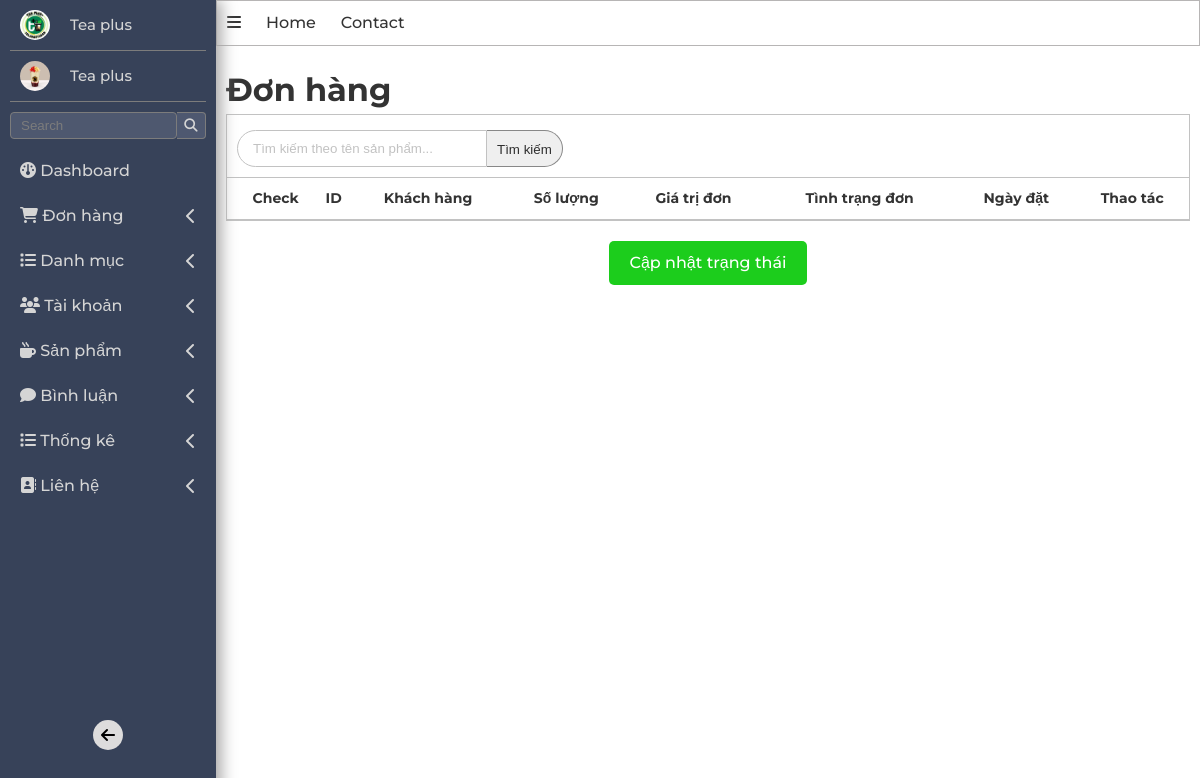
Before: /admin/index.php?act=listbill with the older database file.
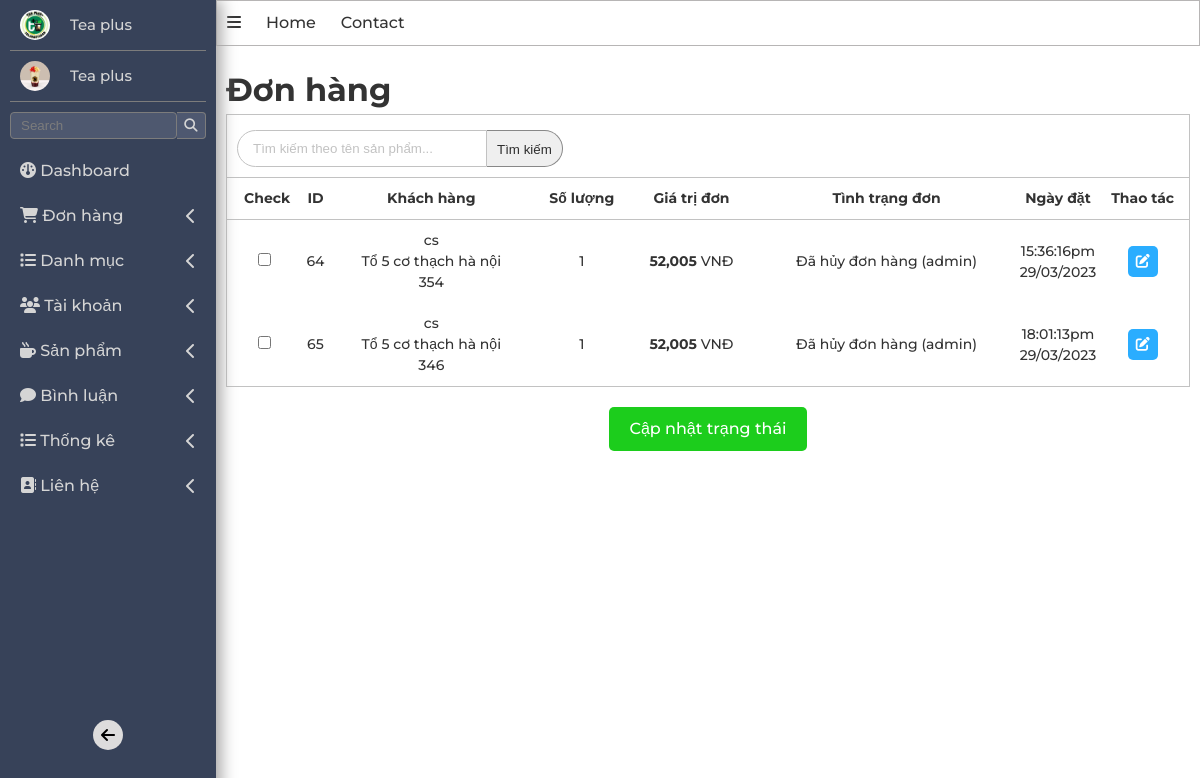
After: the same page with the newer database file.
### tables this page shows
CREATE TABLE `bill` (
  `id` int(11) NOT NULL,
  `iduser` int(11) NOT NULL,
  `bill_name` varchar(255) NOT NULL,
  `bill_address` varchar(255) NOT NULL,
  `bill_tel` varchar(50) NOT NULL,
  `bill_pttt` tinyint(1) NOT NULL DEFAULT 1 COMMENT '1 Thanh toán trực tiếp\r\n2 Chuyển khoản\r\n3 Thanh toán online',
  `ngaydathang` varchar(255) NOT NULL,
  `tatal` int(11) NOT NULL DEFAULT 0,
  `bill_status` tinyint(1) NOT NULL DEFAULT 0 COMMENT '0.Đơn hàng mới\r\n1.Đang xử lý\r\n2.Đang giao hàng\r\n3.Đã giao hàng\r\n4 : Đã hủy đơn hàng',
  `note` varchar(255) DEFAULT NULL,
  `receive_name` varchar(255) NOT NULL,
  `receive_address` varchar(255) NOT NULL,
  `receive` varchar(50) NOT NULL
);

### model/pdo.php (called while the page is built, shortened)
<?php
function pdo_get_connection(){
    $dburl = "mysql:host=localhost;dbname=teaplussss;charset=utf8";
    $username = 'root';
    $password = '';
    $conn = new PDO($dburl, $username, $password);
    $conn->setAttribute(PDO::ATTR_ERRMODE, PDO::ERRMODE_EXCEPTION);
    return $conn;
}
function pdo_query($sql){
    $sql_args = array_slice(func_get_args(), 1);
    try{
        $conn = pdo_get_connection();
        $stmt = $conn->prepare($sql);
        $stmt->execute($sql_args);
        $rows = $stmt->fetchAll();
        return $rows;
    }
    catch(PDOException $e){
        throw $e;
    }
    finally{
        unset($conn);
    }
}

### model/bill.php (called while the page is built, shortened)
<?php
function loadall_bill($iduser){
    $sql= "select*from bill where 1";
    $listbill=pdo_query($sql);
    return $listbill;
}
?>

### model/cart.php (called while the page is built, shortened)
<?php
function loadall_cart_count($idbill)
{
    $sql = "select*from cart where idbill=" . $idbill;
    $bill = pdo_query($sql);
    return sizeof($bill);
}

### model/convert.php (called while the page is built, shortened)
<?php
function getRole($role){
    $roleUser = "";
    if($role == 1){
        $roleUser = "(admin)";
    }
    else{
        $roleUser = "";
    }
    return $roleUser;
}
function getStatus($id,$role)
{
    switch ($id) {
        case 4 :
            $status = "Đã hủy đơn hàng". " "  . getRole($role) ;
            break;
    }
    return $status;
}
?>

### admin/bill/listbill.php (the view, shortened to what this page needs)
<main class="w-100 d-f f-d">
               <h1 class="title_product_new">Đơn hàng </h1>
              <section class="contain-form-submit-cart w-100 d-f f-d al-c">
              <div class="search_list-product-admin w-100">
              <form action="" class="d-f form-search">
              <input
                type="text"
                placeholder="Tìm kiếm theo tên sản phẩm..."
                class="input-search"
              />
              <input
                type="submit"
                class="submit-search-form"
                value="Tìm kiếm"
              />
            </form>
              <form action="index.php?act=listbill" class="form-submit-cart w-100">
               <table class="w-100 table_bill-admin">
                <thead>
                  <tr>
                    <th>Check</th>
                    <th>ID</th>
                    <th>Khách hàng</th>
                    <th>Số lượng</th>
                    <th>Giá trị đơn </th>
                    <th>Tình trạng đơn </th>
                    <th>Ngày đặt </th>
                    <th>Thao tác</th>
                  </tr>
                </thead>
                  <tbody>
                <?php
                    foreach($listbill as $bill){
                      extract($bill);
                      $suabill="index.php?act=suabill&id=".$id;
                        $kh=$bill["bill_name"].'
                        <br> '.$bill["bill_address"].'
                        <br>'.$bill["bill_tel"];
                        $ttdh= getStatus($bill["bill_status"],1);
                        $countsp=loadall_cart_count($bill["id"]);
                        echo '<tr>
                        <td><input type="checkbox"></td>
                        <td class="td_sp">'.$bill['id'].'</td>
                        <td class="td_sp">'.$kh.'</td>
                        <td class="td_sp">'.$countsp.'</td>
                        <td class="td_sp"><strong>'.number_format($bill["tatal"]).'</strong> VNĐ</td>
                        <td class="td_sp">'.$ttdh.'</td>
                        <td style="width:70px;" class="td_sp">'.$bill['ngaydathang'].'</td>
                        <td class="td_sp">
                                  <a class="url-edit" href="'. $suabill.'">
                                    <i class="fa-solid fa-pen-to-square"></i>
                                  </a>
                                </td>
                    </tr>';
                    }
                ?>
                </tbody>
               </table>
              </form>
            </div>
            <a href="index.php?act=listbill" class="upgradeStatusAdmin" href="">Cập nhật trạng thái</a>
              </section>
              </main>

Changed rows visible on the page:
added bill: id "64", bill_name "cs", bill_address "Tổ 5 cơ thạch hà nội", bill_tel "354", countsp "1", tatal "52,005", bill_status "Đã hủy đơn hàng (admin)", ngaydathang "15:36:16pm 29/03/2023"
added bill: id "65", bill_name "cs", bill_address "Tổ 5 cơ thạch hà nội", bill_tel "346", countsp "1", tatal "52,005", bill_status "Đã hủy đơn hàng (admin)", ngaydathang "18:01:13pm 29/03/2023"
